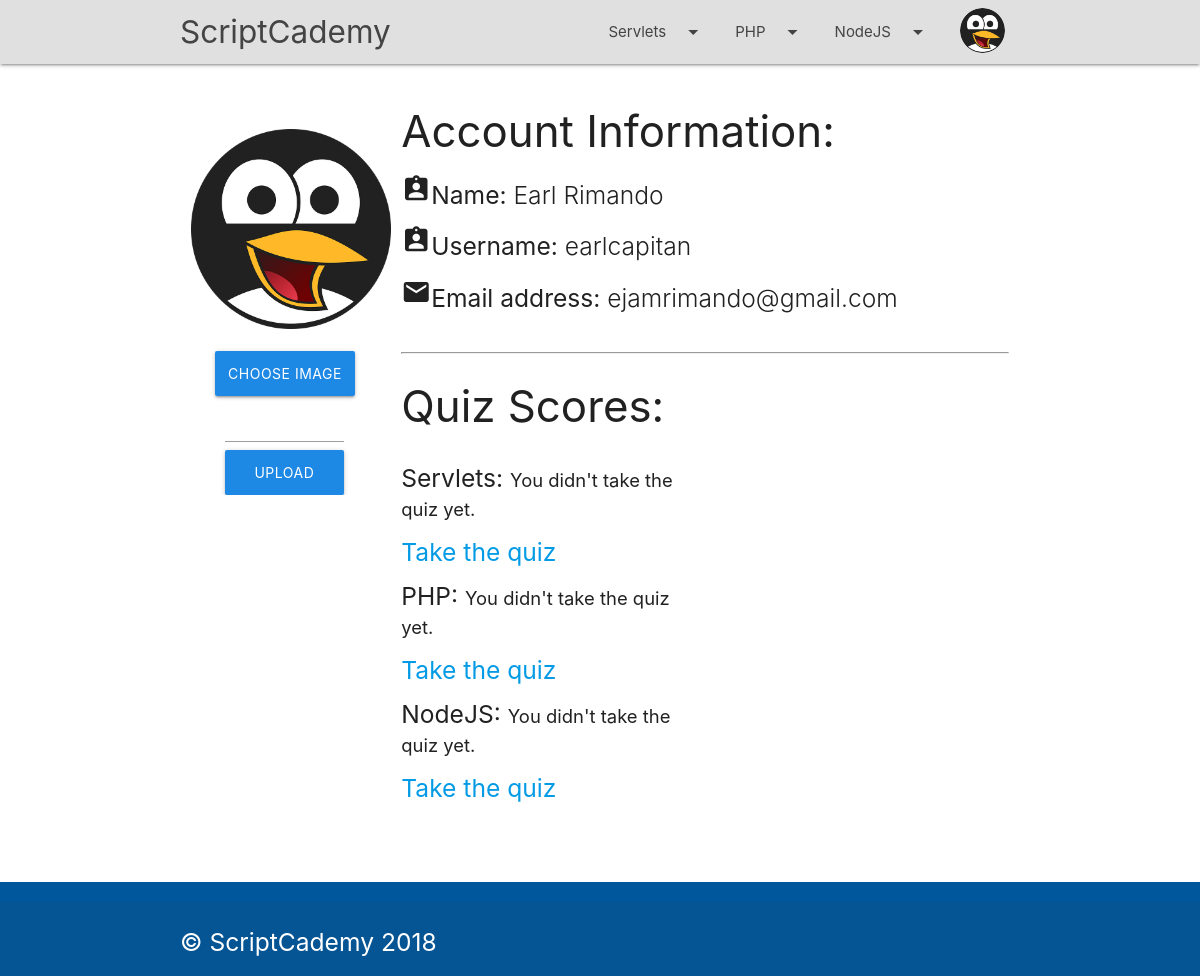
The page /ScriptCademy_PHP/links/profile.php (signed in) on the database as committed earlier.
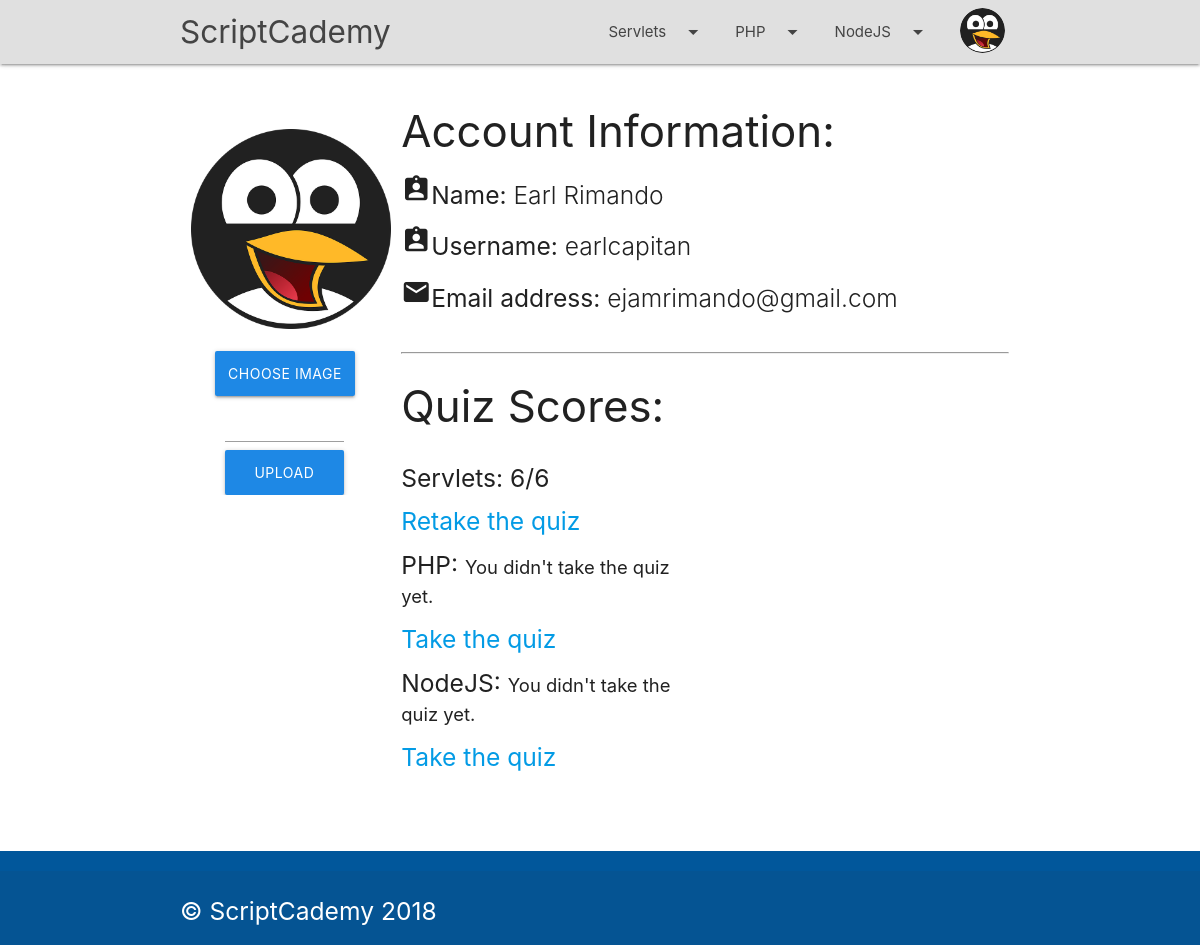
The same page on the database as committed later.
### tables this page shows
CREATE TABLE `user_accounts` (
  `user_id` int(11) NOT NULL AUTO_INCREMENT,
  `fname` varchar(45) NOT NULL,
  `lname` varchar(45) NOT NULL,
  `username` varchar(45) NOT NULL,
  `email` varchar(45) NOT NULL,
  `password` varchar(45) NOT NULL,
  `servlets_score` varchar(45) DEFAULT NULL,
  `php_score` varchar(45) DEFAULT NULL,
  `nodejs_score` varchar(45) DEFAULT NULL,
  PRIMARY KEY (`user_id`),
  UNIQUE KEY `username_UNIQUE` (`username`)
);

### ScriptCademy_PHP/links/profile.php (the view, shortened to what this page needs)
<?php
include("../config/dbconnect.php");
include("../pagefragments/header.php");
?>
<div class="navbar-fixed">
    <nav class="grey lighten-2" role="navigation">
        <div class="nav-wrapper container">
            <a href="../index.php" class="brand-logo">ScriptCademy</a>
            <ul class="right hide-on-med-and-down">
                <li><a class="dropdown-trigger" href="#!" data-target="java">Servlets<i class="material-icons right">arrow_drop_down</i></a></li>
                <li><a class="dropdown-trigger" href="#!" data-target="php">PHP<i class="material-icons right">arrow_drop_down</i></a></li>
                <li><a class="dropdown-trigger" href="#!" data-target="node">NodeJS<i class="material-icons right">arrow_drop_down</i></a></li>
                <li><a class="dropdown-trigger" href="#!" data-target="acc"><img src="../img/avatar.png" alt="" class="circle avatar"></a></li>
            </ul>
        </div>
    </nav>
</div>
<div class="row">
    <div class="container">
        <div class="section">
            <div class="col s12 m4 l3">
                <img class="profileavatar" src="../img/avatar.png" alt="" class="circle responsive-img">
                <form action="#" method="post" enctype='multipart/form-data'>
                    <div class="file-field input-field">
                        <div class="row">
                            <div class="col s8 offset-s2 m8 offset-m2 l8 offset-l2  blue darken-1 btn">
                                <span>Choose image</span>
                            </div>
                            <div class="col s8 offset-s2 m8 offset-m2 l8 offset-l2 file-path-wrapper">
                                <input class="file-path validate" type="text">
                                <button class="btn  blue darken-1" type="submit" name="uploadimage">Upload
                                </button>
                            </div>
                        </div>
                    </div>
                </form>
            </div>
            <div class="col s12 m8 l9">
                <h3>Account Information:</h3>
                <h5><span><i class="small material-icons">assignment_ind</i></span>Name: <span style="font-weight: 300;"><?php echo $_SESSION['fname']." ".$_SESSION['lname']; ?></span></h5>
                <h5><span><i class="small material-icons">assignment_ind</i></span>Username: <span style="font-weight: 300;"><?php echo $_SESSION['username']; ?></span></h5>
                <h5><span><i class="small material-icons">email</i></span>Email address: <span style="font-weight: 300;"><?php echo $_SESSION['email']; ?></span></h5>
                <br>
                <hr>
                <h3>Quiz Scores:</h3>
                <div class="row">
                    <div class="col s12 m5 l6">
                        <?php
                        $query = "select * from user_accounts where user_id =".$_SESSION['user_id'].";";
                        $result = mysqli_query($con, $query);
                        $row = mysqli_fetch_assoc($result);
                        $servlets_score = $row['servlets_score'];
                        $php_score = $row['php_score'];
                        $nodejs_score = $row['nodejs_score'];
                        echo "<h5>Servlets: <span>";
                        if ($servlets_score == null){
                            echo "<span class='pnotice'>You didn't take the quiz yet.</span></span>
                        <h5><a href='quiz?quiz=Servlets'>Take the quiz</a></h5>";
                        } else {
                            echo $servlets_score."</span></h5>";
                            echo "<h5><a href='quiz?quiz=Servlets'>Retake the quiz</a></h5>";
                        }
                        echo "<h5>PHP: <span>";
                        if ($php_score == null){
                            echo "<span class='pnotice'>You didn't take the quiz yet.</span></span>
                        <h5><a href='quiz?quiz=PHP'>Take the quiz</a></h5>";
                        } else {
                            echo $php_score."</span></h5>";
                            echo "<h5><a href='quiz?quiz=PHP'>Retake the quiz</a></h5>";
                        }
                        echo "<h5>NodeJS: <span>";
                        if ($nodejs_score == null){
                            echo "<span class='pnotice'>You didn't take the quiz yet.</span></span>
                        <h5><a href='quiz?quiz=NodeJS'>Take the quiz</a></h5>";
                        } else {
                            echo $nodejs_score."</span></h5>";
                            echo "<h5><a href='quiz?quiz=NodeJS'>Retake the quiz</a></h5>";
                        }
                        ?>
                    </div>
                </div>
            </div>
        </div>
    </div>
</div>

Rows that differ between the two databases and show on the page:
now on this page (row edited): user_accounts: servlets_score "6/6"
changed user_accounts: servlets_score empty → "6/6" (drawn)
Other text that changed with them:
text no longer shown: "You didn't take the quiz yet. Take the quiz"
text now shown: "Retake the quiz"
